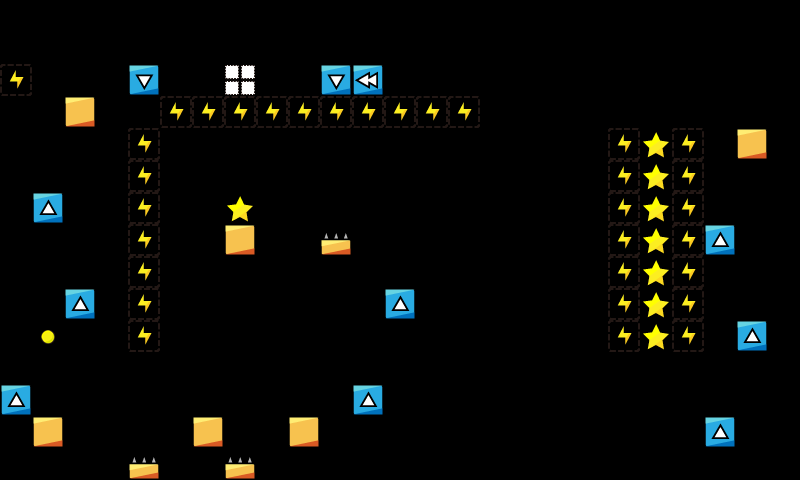

Below is a game level as drawn by its tile map, then a one-line description and the .tmx that defines it (tile-layer data replaced by summaries):
An orthogonal 25x15 tile map with 32x32 px tiles, 1 tile layer (map) and 3 objects (3x Blink).

<map version="1.2" tiledversion="1.2.4" orientation="orthogonal" renderorder="right-down" width="25" height="15" tilewidth="32" tileheight="32" infinite="0" nextlayerid="3" nextobjectid="4">
 <properties>
  <property name="ad" value="false" />
 </properties>
 <tileset firstgid="1" name="map_tiles" tilewidth="32" tileheight="32" tilecount="225" columns="15">
  <image source="../../img/map_tiles.png" width="480" height="480" />
 </tileset>
 <layer id="1" name="map" width="25" height="15">
  <data>[375 cells, 62 non-empty, 9 distinct tile ids]</data>
 </layer>
 <objectgroup id="2" name="Object Layer 1">
  <object id="1" name="Blink" x="512" y="416" width="32" height="32">
   <properties>
    <property name="showtime" value="1.5" />
    <property name="waittime" value="1" />
   </properties>
  </object>
  <object id="2" name="Blink" x="608" y="416" width="32" height="32">
   <properties>
    <property name="showtime" value="1.5" />
    <property name="waittime" value="1.5" />
   </properties>
  </object>
  <object id="3" name="Blink" x="416" y="416" width="32" height="32">
   <properties>
    <property name="showtime" value="1.5" />
    <property name="waittime" value="0.5" />
   </properties>
  </object>
 </objectgroup>
</map>